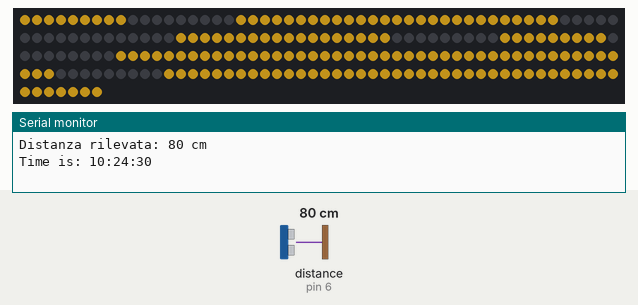
Bench run of a sketch on a simulated Arduino Uno, built with avr-gcc and run on an emulated ATmega328P. Parts: 207 RGB LEDs in strip order, left to right, continuing on the next row, the last lines printed to the serial monitor. Wiring (inferred from the names in the program): ultrasonic range finder: trigger pin 7; echo pin 6. The inputs (shaded band) are chosen by the test bench; at power-on: distance to the obstacle (sensor on pin 6) 80 cm. The echo pulse lasts 58.3 µs per cm; dim RGB values are drawn brighter than linear; the local clock reads 2024-03-15 10:24:30 at power-on unless the sketch sets it.

Above: at 0.1 s.
At 90.2 s:
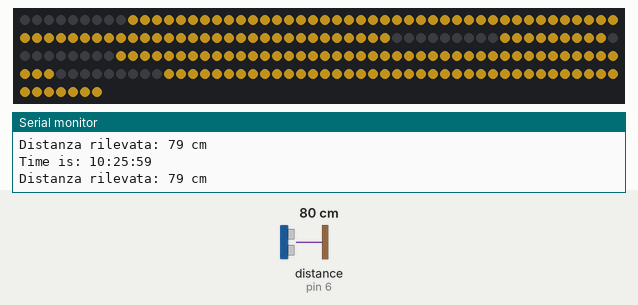

The sketch:

Shelf_Edge_Clock_V1.ino
```cpp
#include <Adafruit_NeoPixel.h>
#include <DS3231_Simple.h>

DS3231_Simple Clock;
DateTime MyDateAndTime;

#define LEDCLOCK_PIN    9
#define LEDDOWNLIGHT_PIN    0
#define LEDCLOCK_COUNT 207
#define LEDDOWNLIGHT_COUNT 0

uint32_t clockMinuteColour = 0xDAA520; // Colore ocra per i minuti
uint32_t clockHourColour = 0xDAA520;   // Colore ocra per le ore
int clockFaceBrightness = 0;

Adafruit_NeoPixel stripClock(LEDCLOCK_COUNT, LEDCLOCK_PIN, NEO_GRB + NEO_KHZ800);
Adafruit_NeoPixel stripDownlighter(LEDDOWNLIGHT_COUNT, LEDDOWNLIGHT_PIN, NEO_GRB + NEO_KHZ800);

const int trigPin = 7; // Pin del Trigger dell'HC-SR04
const int echoPin = 6; // Pin dell'Echo dell'HC-SR04
unsigned long lastMotionDetected = 0; // Tempo dell'ultimo movimento
const unsigned long motionTimeout = 300000; // 5 minuti in millisecondi

void setup() {
  Serial.begin(9600);
  Clock.begin();
  pinMode(trigPin, OUTPUT);
  pinMode(echoPin, INPUT);

  stripClock.begin();
  stripClock.show();
  stripClock.setBrightness(100);

  stripDownlighter.begin();
  stripDownlighter.show();
  stripDownlighter.setBrightness(50);
}

void loop() {
  // Controllo movimento
  if (detectMotion()) {
    lastMotionDetected = millis(); // aggiorna il tempo dell'ultimo movimento
    displayClock(true);            // accendi il display dell'orologio
  } else if (millis() - lastMotionDetected > motionTimeout) {
    displayClock(false);           // spegni il display dopo 5 minuti di inattività
  }
  delay(500); // Rallenta il loop per evitare rilevamenti eccessivi
}

// Funzione per rilevare movimento tramite l'HC-SR04
bool detectMotion() {
  long duration, distance;
  digitalWrite(trigPin, LOW);
  delayMicroseconds(2);
  digitalWrite(trigPin, HIGH);
  delayMicroseconds(10);
  digitalWrite(trigPin, LOW);

  duration = pulseIn(echoPin, HIGH);
  distance = (duration / 2) / 29.1; // Calcola la distanza in cm

    // Stampa la distanza per debugging
  Serial.print("Distanza rilevata: ");
  Serial.print(distance);
  Serial.println(" cm");

  // Rileva un movimento se la distanza è entro un certo range
  return distance > 0 && distance < 100; // Regola il range secondo la tua esigenza
}

// Funzione per accendere/spegnere il display
void displayClock(bool state) {
  if (state) {
    readTheTime();
    displayTheTime();
    stripClock.show();
  } else {
    stripClock.clear();
    stripClock.show();
  }
}

// Funzione per leggere l'ora
void readTheTime() {
  MyDateAndTime = Clock.read();
  Serial.print("Time is: "); Serial.print(MyDateAndTime.Hour);
  Serial.print(":"); Serial.print(MyDateAndTime.Minute);
  Serial.print(":"); Serial.println(MyDateAndTime.Second);
}

// Funzione per visualizzare l'ora
void displayTheTime() {
  stripClock.clear();
  int firstMinuteDigit = MyDateAndTime.Minute % 10;
  displayNumber(firstMinuteDigit, 0, clockMinuteColour);
  int secondMinuteDigit = floor(MyDateAndTime.Minute / 10);
  displayNumber(secondMinuteDigit, 63, clockMinuteColour);

  int firstHourDigit = MyDateAndTime.Hour;
  if (firstHourDigit > 12) firstHourDigit = firstHourDigit - 12;
  firstHourDigit = firstHourDigit % 10;
  displayNumber(firstHourDigit, 126, clockHourColour);

  int secondHourDigit = MyDateAndTime.Hour;
  if (secondHourDigit > 12) secondHourDigit = secondHourDigit - 12;
  if (secondHourDigit > 9) stripClock.fill(clockHourColour,189, 18);
}

// Funzione per visualizzare un numero
void displayNumber(int digitToDisplay, int offsetBy, uint32_t colourToUse) {
  switch (digitToDisplay) {
    case 0:
      digitZero(offsetBy, colourToUse);
      break;
    case 1:
      digitOne(offsetBy, colourToUse);
      break;
    case 2:
      digitTwo(offsetBy, colourToUse);
      break;
    case 3:
      digitThree(offsetBy, colourToUse);
      break;
    case 4:
      digitFour(offsetBy, colourToUse);
      break;
    case 5:
      digitFive(offsetBy, colourToUse);
      break;
    case 6:
      digitSix(offsetBy, colourToUse);
      break;
    case 7:
      digitSeven(offsetBy, colourToUse);
      break;
    case 8:
      digitEight(offsetBy, colourToUse);
      break;
    case 9:
      digitNine(offsetBy, colourToUse);
      break;
    default:
      break;
  }
}
```

digits.ino
```cpp
void digitZero(int offset, uint32_t colour){
    stripClock.fill(colour, (0 + offset), 27);
    stripClock.fill(colour, (36 + offset), 27);
}

void digitOne(int offset, uint32_t colour){
    stripClock.fill(colour, (0 + offset), 9);
    stripClock.fill(colour, (36 + offset), 9);
}

void digitTwo(int offset, uint32_t colour){
    stripClock.fill(colour, (0 + offset), 18);
    stripClock.fill(colour, (27 + offset), 9);
    stripClock.fill(colour, (45 + offset), 18);
}

void digitThree(int offset, uint32_t colour){
    stripClock.fill(colour, (0 + offset), 18);
    stripClock.fill(colour, (27 + offset), 27);
}

void digitFour(int offset, uint32_t colour){
    stripClock.fill(colour, (0 + offset), 9);
    stripClock.fill(colour, (18 + offset), 27);
}

void digitFive(int offset, uint32_t colour){
    stripClock.fill(colour, (9 + offset), 45);
}

void digitSix(int offset, uint32_t colour){
    stripClock.fill(colour, (9 + offset), 54);
}

void digitSeven(int offset, uint32_t colour){
    stripClock.fill(colour, (0 + offset), 18);
    stripClock.fill(colour, (36 + offset), 9);
}

void digitEight(int offset, uint32_t colour){
    stripClock.fill(colour, (0 + offset), 63);
}

void digitNine(int offset, uint32_t colour){
    stripClock.fill(colour, (0 + offset), 45);
}
```
